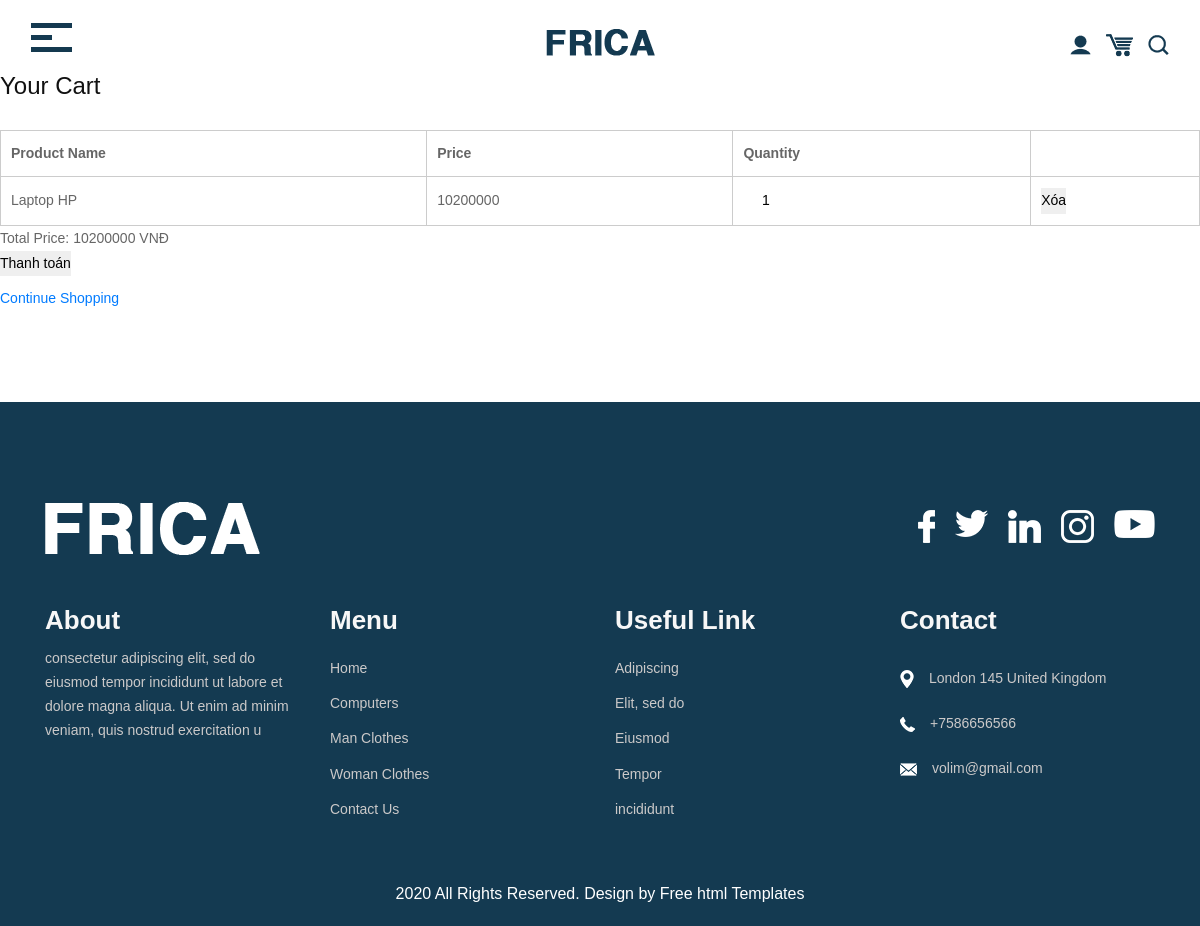
The page /index.php?controller=cart&action=cart&idSP=1 on the database its author committed.
### tables this page shows
CREATE TABLE `product` (
  `idSP` int(11) NOT NULL,
  `idLSP` int(11) DEFAULT NULL,
  `name` varchar(255) DEFAULT NULL,
  `price` decimal(10,0) DEFAULT NULL,
  `quantity` int(11) DEFAULT NULL,
  `description` varchar(255) DEFAULT NULL,
  `img` varchar(255) DEFAULT NULL
);

### controllers/CartController.php (called while the page is built, shortened)
<?php
require_once ('models/product.php');
class CartController extends BaseController{
    public function cart() {
        $cartItems = isset($_SESSION['cart']) ? $_SESSION['cart'] : [];
        if (isset($_GET['idSP']) && is_numeric($_GET['idSP'])) {
            $productId = $_GET['idSP'];
            $productInfo = Product::getProductByIdSP($productId);
            if ($productInfo) {
                $cartItem = new Product(
                    $productInfo['idSP'],
                    $productInfo['idLSP'],
                    $productInfo['name'],
                    $productInfo['price'],
                    1,
                    $productInfo['description'],
                    $productInfo['img']
                );
                if (isset($cartItems[$productId])) {
                    $cartItems[$productId]->quantity += 1;
                } else {
                    $cartItems[$productId] = $cartItem;
                }
            }
        }
        $data = array('cartItems' => $cartItems);
        $this->render('cart', $data);
    }
}
?>

### routes.php (called while the page is built, shortened)
<?php
$controller = new $klass;
$controller->$action();

### index.php (called while the page is built, shortened)
<?php
if(isset($_GET['controller'])){
    if (isset($_GET['action'])){
        $action = $_GET['action'];
    }else{
        $action = 'index';
    }
}else{
    $controller='index';
    $action='index';
}
require_once ('routes.php');

### models/product.php (called while the page is built, shortened)
<?php
class Product
{
    function __construct($idSP, $idLSP, $name, $price, $quantity, $description, $img)
    {
        $this->name = $name;
        $this->price = $price;
        $this->quantity = $quantity;
    }
    static function getProductByIdSP($idSP) {
        try {
            $db = DB::getInstance();
            $req = $db->prepare('SELECT * FROM product WHERE idSP = :idSP');
            $req->execute(array('idSP' => $idSP));
            $item = $req->fetch(PDO::FETCH_ASSOC);
            return $item;
        } catch (PDOException $e) {
            throw $e;
        }
    }
}

### views/cart/cart.php (the view, shortened to what this page needs)
<h1>Your Cart</h1>
    <table>
        <thead>
        <tr>
            <th>Product Name</th>
            <th>Price</th>
            <th>Quantity</th>
            <th></th>
        </tr>
        </thead>
        <tbody>
        <?php $cartItems = isset($_SESSION['cart']) ? $_SESSION['cart'] : [];
        ?>
        <?php
            $total_price = 0;
        ?>
        <?php foreach ($cartItems as $productId => $cartItem): ?>
            <?php $total_price += $cartItem->price * $cartItem->quantity; ?>
            <tr>
                <td><?php echo $cartItem->name; ?></td>
                <td><?php echo $cartItem->price; ?></td> <?php $p = $cartItem->price * $cartItem->quantity; ?>
                <td>
                    <form action="index.php?controller=cart&action=update_quantity" method="post">
                        <input class="quantity-input" type="number" id="quantity-<?php echo $productId; ?>" name="quantity" min="1" value="<?php echo $cartItem->quantity; ?>" data-product-id="<?php echo $productId; ?>">
                    </form>
                </td>
                <td>
                    <form action="index.php?controller=cart&action=delete" method="post">
                        <button type="submit" class="remove-button">Xóa</button>
                    </form>
                </td>
            </tr>
        <?php endforeach;
        ?>
        </tbody>
    </table>
    Total Price: <span id="totalPrice"><?php echo $total_price; ?> VNĐ </span>
    <button type="button" onclick="redirectToPaymentsPage()">Thanh toán</button>
<a href="index.php">Continue Shopping</a>

### asset/css/style.css (style rules this page uses)
* { box-sizing: border-box !important; transition: ease all 0.5s; }
html { scroll-behavior: smooth; }
body { color: #666666; font-size: 14px; line-height: 1.80857; font-weight: normal; overflow-x: hidden; font-family: 'Poppins', sans-serif; }
a { color: #1f1f1f; text-decoration: none !important; outline: none !important; -webkit-transition: all .3s ease-in-out; -moz-transition: all .3s ease-in-out; -ms-transition: all .3s ease-in-out; -o-transition: all .3s ease-in-out; transition: all .3s ease-in-out; }
h1, h2, h3, h4, h5, h6 { letter-spacing: 0; font-weight: normal; position: relative; padding: 0 0 10px 0; font-weight: normal; line-height: normal; color: #111111; margin: 0 }
h1 { font-size: 24px }
*, *::after, *::before { -webkit-box-sizing: border-box; -moz-box-sizing: border-box; box-sizing: border-box; }
a { color: #222222; text-decoration: none; outline: none !important; }
a, .btn { text-decoration: none !important; outline: none !important; -webkit-transition: all .3s ease-in-out; -moz-transition: all .3s ease-in-out; -ms-transition: all .3s ease-in-out; -o-transition: all .3s ease-in-out; transition: all .3s ease-in-out; }
button { border: 0; margin: 0; padding: 0; cursor: pointer; }
body { font-family: Arial, sans-serif; margin: 0; padding: 0; }

### views/cart/cart.php (style rules this page uses)
h1 { font-size: 24px; margin-bottom: 20px; }
table { width: 100%; border-collapse: collapse; }
table th, table td { border: 1px solid #ccc; padding: 10px; text-align: left; }
table td input[type="number"] { border: white; width: 60px; text-align: center; }
a { text-decoration: none; color: #007bff; margin-top: 10px; display: inline-block; }

### rows shown on the page
product: name "Laptop HP", price "10200000", quantity "1"

### other values the page prints
$total_price "10200000"
